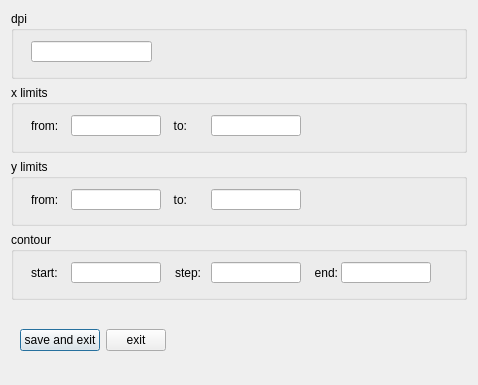
<?xml version="1.0" encoding="UTF-8"?>
<ui version="4.0">
 <class>SettingsDialog</class>
 <widget class="QDialog" name="SettingsDialog">
  <property name="windowModality">
   <enum>Qt::ApplicationModal</enum>
  </property>
  <property name="geometry">
   <rect>
    <x>0</x>
    <y>0</y>
    <width>478</width>
    <height>385</height>
   </rect>
  </property>
  <property name="windowTitle">
   <string>Settings</string>
  </property>
  <layout class="QVBoxLayout" name="verticalLayout">
   <item>
    <widget class="QGroupBox" name="grp_dpi">
     <property name="title">
      <string>dpi</string>
     </property>
     <widget class="QLineEdit" name="txt_dpi">
      <property name="geometry">
       <rect>
        <x>20</x>
        <y>30</y>
        <width>121</width>
        <height>21</height>
       </rect>
      </property>
      <property name="toolTip">
       <string>&lt;html&gt;&lt;head/&gt;&lt;body&gt;&lt;p&gt;The dots per inch (DPI) used when saving FORC and FORC curve bitmap images.&lt;/p&gt;&lt;/body&gt;&lt;/html&gt;</string>
      </property>
      <property name="text">
       <string/>
      </property>
     </widget>
    </widget>
   </item>
   <item>
    <widget class="QGroupBox" name="grp_x_limits">
     <property name="title">
      <string>x limits</string>
     </property>
     <widget class="QLineEdit" name="txt_x_limits_to">
      <property name="geometry">
       <rect>
        <x>200</x>
        <y>30</y>
        <width>90</width>
        <height>21</height>
       </rect>
      </property>
      <property name="toolTip">
       <string>&lt;html&gt;&lt;head/&gt;&lt;body&gt;&lt;p&gt;The maximum value used for the FORC diagram x-axis.&lt;/p&gt;&lt;/body&gt;&lt;/html&gt;</string>
      </property>
      <property name="text">
       <string/>
      </property>
     </widget>
     <widget class="QLineEdit" name="txt_x_limits_from">
      <property name="geometry">
       <rect>
        <x>60</x>
        <y>30</y>
        <width>90</width>
        <height>21</height>
       </rect>
      </property>
      <property name="toolTip">
       <string>&lt;html&gt;&lt;head/&gt;&lt;body&gt;&lt;p&gt;The minimum value used for the FORC diagram x-axis.&lt;/p&gt;&lt;/body&gt;&lt;/html&gt;</string>
      </property>
      <property name="text">
       <string/>
      </property>
     </widget>
     <widget class="QLabel" name="lbl_x_limits_to">
      <property name="geometry">
       <rect>
        <x>160</x>
        <y>30</y>
        <width>16</width>
        <height>21</height>
       </rect>
      </property>
      <property name="text">
       <string>to:</string>
      </property>
      <property name="alignment">
       <set>Qt::AlignRight|Qt::AlignTrailing|Qt::AlignVCenter</set>
      </property>
     </widget>
     <widget class="QLabel" name="lbl_x_limits_from">
      <property name="geometry">
       <rect>
        <x>20</x>
        <y>30</y>
        <width>41</width>
        <height>21</height>
       </rect>
      </property>
      <property name="text">
       <string>from:</string>
      </property>
      <property name="alignment">
       <set>Qt::AlignLeading|Qt::AlignLeft|Qt::AlignVCenter</set>
      </property>
     </widget>
    </widget>
   </item>
   <item>
    <widget class="QGroupBox" name="grp_y_limits">
     <property name="minimumSize">
      <size>
       <width>0</width>
       <height>0</height>
      </size>
     </property>
     <property name="maximumSize">
      <size>
       <width>16777215</width>
       <height>16777215</height>
      </size>
     </property>
     <property name="title">
      <string>y limits</string>
     </property>
     <widget class="QLabel" name="lbl_y_limits_from">
      <property name="geometry">
       <rect>
        <x>20</x>
        <y>30</y>
        <width>41</width>
        <height>21</height>
       </rect>
      </property>
      <property name="text">
       <string>from:</string>
      </property>
      <property name="alignment">
       <set>Qt::AlignLeading|Qt::AlignLeft|Qt::AlignVCenter</set>
      </property>
     </widget>
     <widget class="QLineEdit" name="txt_y_limits_from">
      <property name="geometry">
       <rect>
        <x>60</x>
        <y>30</y>
        <width>90</width>
        <height>21</height>
       </rect>
      </property>
      <property name="toolTip">
       <string>&lt;html&gt;&lt;head/&gt;&lt;body&gt;&lt;p&gt;The minimum value used for the FORC diagram y-axis.&lt;/p&gt;&lt;/body&gt;&lt;/html&gt;</string>
      </property>
      <property name="text">
       <string/>
      </property>
     </widget>
     <widget class="QLabel" name="lbl_y_limits_to">
      <property name="geometry">
       <rect>
        <x>160</x>
        <y>30</y>
        <width>16</width>
        <height>21</height>
       </rect>
      </property>
      <property name="text">
       <string>to:</string>
      </property>
      <property name="alignment">
       <set>Qt::AlignRight|Qt::AlignTrailing|Qt::AlignVCenter</set>
      </property>
     </widget>
     <widget class="QLineEdit" name="txt_y_limits_to">
      <property name="geometry">
       <rect>
        <x>200</x>
        <y>30</y>
        <width>90</width>
        <height>21</height>
       </rect>
      </property>
      <property name="toolTip">
       <string>&lt;html&gt;&lt;head/&gt;&lt;body&gt;&lt;p&gt;The maximum value used for the FORC diagram y-axis.&lt;/p&gt;&lt;/body&gt;&lt;/html&gt;</string>
      </property>
      <property name="text">
       <string/>
      </property>
     </widget>
    </widget>
   </item>
   <item>
    <widget class="QGroupBox" name="grp_contour">
     <property name="title">
      <string>contour</string>
     </property>
     <widget class="QLineEdit" name="txt_contour_end">
      <property name="geometry">
       <rect>
        <x>330</x>
        <y>30</y>
        <width>90</width>
        <height>21</height>
       </rect>
      </property>
      <property name="toolTip">
       <string>&lt;html&gt;&lt;head/&gt;&lt;body&gt;&lt;p&gt;FORC diagram contour end value.&lt;/p&gt;&lt;/body&gt;&lt;/html&gt;</string>
      </property>
      <property name="text">
       <string/>
      </property>
     </widget>
     <widget class="QLabel" name="lbl_contour_start">
      <property name="geometry">
       <rect>
        <x>20</x>
        <y>30</y>
        <width>32</width>
        <height>21</height>
       </rect>
      </property>
      <property name="text">
       <string>start:</string>
      </property>
      <property name="alignment">
       <set>Qt::AlignLeading|Qt::AlignLeft|Qt::AlignVCenter</set>
      </property>
     </widget>
     <widget class="QLineEdit" name="txt_contour_step">
      <property name="geometry">
       <rect>
        <x>200</x>
        <y>30</y>
        <width>90</width>
        <height>21</height>
       </rect>
      </property>
      <property name="toolTip">
       <string>&lt;html&gt;&lt;head/&gt;&lt;body&gt;&lt;p&gt;FORC diagram countour steps.&lt;/p&gt;&lt;/body&gt;&lt;/html&gt;</string>
      </property>
      <property name="text">
       <string/>
      </property>
     </widget>
     <widget class="QLabel" name="lbl_contour_step">
      <property name="geometry">
       <rect>
        <x>160</x>
        <y>30</y>
        <width>30</width>
        <height>21</height>
       </rect>
      </property>
      <property name="text">
       <string>step:</string>
      </property>
      <property name="alignment">
       <set>Qt::AlignRight|Qt::AlignTrailing|Qt::AlignVCenter</set>
      </property>
     </widget>
     <widget class="QLineEdit" name="txt_contour_start">
      <property name="geometry">
       <rect>
        <x>60</x>
        <y>30</y>
        <width>90</width>
        <height>21</height>
       </rect>
      </property>
      <property name="toolTip">
       <string>&lt;html&gt;&lt;head/&gt;&lt;body&gt;&lt;p&gt;FORC diagram contour start value.&lt;/p&gt;&lt;/body&gt;&lt;/html&gt;</string>
      </property>
      <property name="text">
       <string/>
      </property>
     </widget>
     <widget class="QLabel" name="lbl_contour_end">
      <property name="geometry">
       <rect>
        <x>300</x>
        <y>30</y>
        <width>27</width>
        <height>21</height>
       </rect>
      </property>
      <property name="text">
       <string>end:</string>
      </property>
      <property name="alignment">
       <set>Qt::AlignRight|Qt::AlignTrailing|Qt::AlignVCenter</set>
      </property>
     </widget>
    </widget>
   </item>
   <item>
    <widget class="QFrame" name="frame">
     <property name="frameShape">
      <enum>QFrame::NoFrame</enum>
     </property>
     <property name="frameShadow">
      <enum>QFrame::Plain</enum>
     </property>
     <layout class="QHBoxLayout" name="horizontalLayout">
      <item>
       <widget class="QPushButton" name="btn_save">
        <property name="minimumSize">
         <size>
          <width>60</width>
          <height>0</height>
         </size>
        </property>
        <property name="maximumSize">
         <size>
          <width>16777215</width>
          <height>16777215</height>
         </size>
        </property>
        <property name="toolTip">
         <string>&lt;html&gt;&lt;head/&gt;&lt;body&gt;&lt;p&gt;Save settings and exit.&lt;/p&gt;&lt;/body&gt;&lt;/html&gt;</string>
        </property>
        <property name="text">
         <string>save and exit</string>
        </property>
       </widget>
      </item>
      <item>
       <widget class="QPushButton" name="btn_exit">
        <property name="minimumSize">
         <size>
          <width>60</width>
          <height>0</height>
         </size>
        </property>
        <property name="maximumSize">
         <size>
          <width>60</width>
          <height>16777215</height>
         </size>
        </property>
        <property name="toolTip">
         <string>&lt;html&gt;&lt;head/&gt;&lt;body&gt;&lt;p&gt;Exit without saving settings.&lt;/p&gt;&lt;/body&gt;&lt;/html&gt;</string>
        </property>
        <property name="text">
         <string>exit</string>
        </property>
       </widget>
      </item>
      <item>
       <spacer name="horizontal_spacer_1">
        <property name="orientation">
         <enum>Qt::Horizontal</enum>
        </property>
        <property name="sizeHint" stdset="0">
         <size>
          <width>40</width>
          <height>20</height>
         </size>
        </property>
       </spacer>
      </item>
     </layout>
    </widget>
   </item>
  </layout>
 </widget>
 <tabstops>
  <tabstop>txt_dpi</tabstop>
  <tabstop>txt_x_limits_from</tabstop>
  <tabstop>txt_x_limits_to</tabstop>
  <tabstop>txt_y_limits_from</tabstop>
  <tabstop>txt_y_limits_to</tabstop>
  <tabstop>txt_contour_start</tabstop>
  <tabstop>txt_contour_step</tabstop>
  <tabstop>txt_contour_end</tabstop>
  <tabstop>btn_save</tabstop>
  <tabstop>btn_exit</tabstop>
 </tabstops>
 <resources/>
 <connections/>
</ui>
